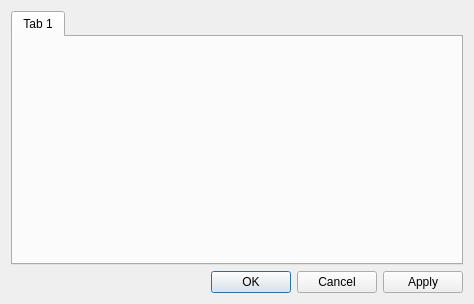
<?xml version="1.0" encoding="UTF-8"?>
<ui version="4.0">
 <class>PreferencesDialog</class>
 <widget class="QDialog" name="PreferencesDialog">
  <property name="modal">
   <bool>true</bool>
  </property>
  <property name="windowTitle">
   <string>Preferences</string>
  </property>
  <property name="sizePolicy">
   <sizepolicy hsizetype="Expanding" vsizetype="Minimum">
    <horstretch>0</horstretch>
    <verstretch>0</verstretch>
   </sizepolicy>
  </property>
  <property name="geometry">
   <rect>
    <x>0</x>
    <y>0</y>
    <width>474</width>
    <height>304</height>
   </rect>
  </property>
  <layout class="QVBoxLayout" name="verticalLayout">
   <item>
    <widget class="QTabWidget" name="m_optionTabWidget">
     <property name="currentIndex">
      <number>0</number>
     </property>
     <property name="sizePolicy">
      <sizepolicy hsizetype="Expanding" vsizetype="Minimum">
       <horstretch>0</horstretch>
       <verstretch>0</verstretch>
      </sizepolicy>
     </property>
     <widget class="QWidget" name="tab_2">
      <attribute name="title">
       <string notr="true">Tab 1</string>
      </attribute>
     </widget>
    </widget>
   </item>
   <item>
    <widget class="QDialogButtonBox" name="m_dialogButtonBox">
     <property name="standardButtons">
      <set>QDialogButtonBox::Apply|QDialogButtonBox::Cancel|QDialogButtonBox::Ok</set>
     </property>
     <property name="orientation">
      <enum>Qt::Horizontal</enum>
     </property>
    </widget>
   </item>
  </layout>
 </widget>
 <resources/>
 <connections>
  <connection>
   <sender>m_dialogButtonBox</sender>
   <signal>accepted()</signal>
   <receiver>PreferencesDialog</receiver>
   <slot>accept()</slot>
   <hints>
    <hint type="sourcelabel">
     <x>248</x>
     <y>254</y>
    </hint>
    <hint type="destinationlabel">
     <x>157</x>
     <y>274</y>
    </hint>
   </hints>
  </connection>
  <connection>
   <sender>m_dialogButtonBox</sender>
   <signal>rejected()</signal>
   <receiver>PreferencesDialog</receiver>
   <slot>reject()</slot>
   <hints>
    <hint type="sourcelabel">
     <x>316</x>
     <y>260</y>
    </hint>
    <hint type="destinationlabel">
     <x>286</x>
     <y>274</y>
    </hint>
   </hints>
  </connection>
 </connections>
</ui>
